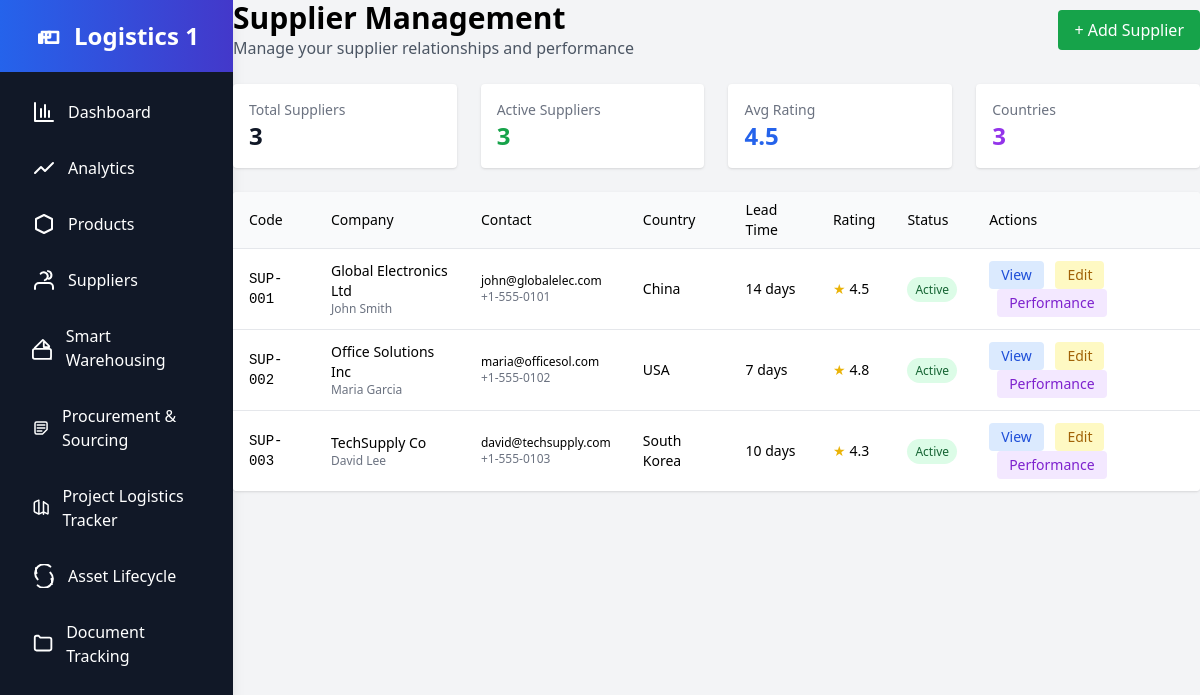
The app's page /suppliers/index.php with its own data.
### tables this page shows
CREATE TABLE `suppliers` (
  `id` int(11) NOT NULL,
  `supplier_code` varchar(20) NOT NULL,
  `company_name` varchar(255) NOT NULL,
  `contact_person` varchar(100) DEFAULT NULL,
  `email` varchar(255) DEFAULT NULL,
  `phone` varchar(20) DEFAULT NULL,
  `address` text DEFAULT NULL,
  `country` varchar(50) DEFAULT NULL,
  `payment_terms` varchar(50) DEFAULT NULL,
  `lead_time_days` int(11) DEFAULT 0,
  `rating` decimal(3,2) DEFAULT 0.00,
  `status` enum('Active','Inactive','Suspended') DEFAULT 'Active',
  `created_at` timestamp NOT NULL DEFAULT current_timestamp()
);

### suppliers/index.php (the view)
<?php include('../header.php');
include('../config.php');
?>
<div class="max-w-7xl mx-auto">
    <div class="flex items-center justify-between mb-6">
        <div>
            <h1 class="text-3xl font-bold">Supplier Management</h1>
            <p class="text-gray-600">Manage your supplier relationships and performance</p>
        </div>
        <a href="create.php" class="bg-green-600 text-white px-4 py-2 rounded hover:bg-green-700">+ Add Supplier</a>
    </div>
    <div class="grid grid-cols-1 md:grid-cols-4 gap-6 mb-6">
        <div class="bg-white p-4 rounded shadow">
            <h3 class="text-sm font-medium text-gray-500">Total Suppliers</h3>
            <p class="text-2xl font-bold text-gray-900">
                <?php
                $count = $conn->query("SELECT COUNT(*) as total FROM suppliers")->fetch_assoc();
                echo $count['total'];
                ?>
            </p>
        </div>
        <div class="bg-white p-4 rounded shadow">
            <h3 class="text-sm font-medium text-gray-500">Active Suppliers</h3>
            <p class="text-2xl font-bold text-green-600">
                <?php
                $active = $conn->query("SELECT COUNT(*) as active FROM suppliers WHERE status='Active'")->fetch_assoc();
                echo $active['active'];
                ?>
            </p>
        </div>
        <div class="bg-white p-4 rounded shadow">
            <h3 class="text-sm font-medium text-gray-500">Avg Rating</h3>
            <p class="text-2xl font-bold text-blue-600">
                <?php
                $rating = $conn->query("SELECT AVG(rating) as avg FROM suppliers WHERE status='Active'")->fetch_assoc();
                echo number_format($rating['avg'] ?? 0, 1);
                ?>
            </p>
        </div>
        <div class="bg-white p-4 rounded shadow">
            <h3 class="text-sm font-medium text-gray-500">Countries</h3>
            <p class="text-2xl font-bold text-purple-600">
                <?php
                $countries = $conn->query("SELECT COUNT(DISTINCT country) as total FROM suppliers")->fetch_assoc();
                echo $countries['total'];
                ?>
            </p>
        </div>
    </div>
    <div class="bg-white rounded shadow overflow-x-auto">
        <table class="min-w-full divide-y divide-gray-200">
            <thead class="bg-gray-50">
                <tr>
                    <th class="px-4 py-2 text-left text-sm font-medium">Code</th>
                    <th class="px-4 py-2 text-left text-sm font-medium">Company</th>
                    <th class="px-4 py-2 text-left text-sm font-medium">Contact</th>
                    <th class="px-4 py-2 text-left text-sm font-medium">Country</th>
                    <th class="px-4 py-2 text-left text-sm font-medium">Lead Time</th>
                    <th class="px-4 py-2 text-left text-sm font-medium">Rating</th>
                    <th class="px-4 py-2 text-left text-sm font-medium">Status</th>
                    <th class="px-4 py-2 text-left text-sm font-medium">Actions</th>
                </tr>
            </thead>
            <tbody class="bg-white divide-y divide-gray-200">
                <?php
                $query = "SELECT * FROM suppliers ORDER BY company_name";
                $result = $conn->query($query);
                while ($supplier = $result->fetch_assoc()):
                ?>
                <tr>
                    <td class="px-4 py-3 text-sm font-mono"><?= htmlspecialchars($supplier['supplier_code']) ?></td>
                    <td class="px-4 py-3 text-sm">
                        <div class="font-medium"><?= htmlspecialchars($supplier['company_name']) ?></div>
                        <div class="text-gray-500 text-xs"><?= htmlspecialchars($supplier['contact_person']) ?></div>
                    </td>
                    <td class="px-4 py-3 text-sm">
                        <div class="text-xs"><?= htmlspecialchars($supplier['email']) ?></div>
                        <div class="text-xs text-gray-500"><?= htmlspecialchars($supplier['phone']) ?></div>
                    </td>
                    <td class="px-4 py-3 text-sm"><?= htmlspecialchars($supplier['country']) ?></td>
                    <td class="px-4 py-3 text-sm"><?= htmlspecialchars($supplier['lead_time_days']) ?> days</td>
                    <td class="px-4 py-3 text-sm">
                        <div class="flex items-center">
                            <span class="text-yellow-500">★</span>
                            <span class="ml-1"><?= number_format($supplier['rating'], 1) ?></span>
                        </div>
                    </td>
                    <td class="px-4 py-3 text-sm">
                        <span class="px-2 py-1 text-xs rounded-full <?= $supplier['status'] == 'Active' ? 'bg-green-100 text-green-800' : ($supplier['status'] == 'Inactive' ? 'bg-gray-100 text-gray-800' : 'bg-red-100 text-red-800') ?>">
                            <?= htmlspecialchars($supplier['status']) ?>
                        </span>
                    </td>
                    <td class="px-4 py-3 text-sm space-x-2">
                        <a href="view.php?id=<?= $supplier['id'] ?>" class="inline-block px-3 py-1 bg-blue-100 text-blue-700 rounded hover:bg-blue-200">View</a>
                        <a href="edit.php?id=<?= $supplier['id'] ?>" class="inline-block px-3 py-1 bg-yellow-100 text-yellow-700 rounded hover:bg-yellow-200">Edit</a>
                        <a href="performance.php?id=<?= $supplier['id'] ?>" class="inline-block px-3 py-1 bg-purple-100 text-purple-700 rounded hover:bg-purple-200">Performance</a>
                    </td>
                </tr>
                <?php endwhile; ?>
            </tbody>
        </table>
    </div>
</div>
<?php include('../footer.php'); ?>

### records on screen
suppliers: supplier_code "SUP-001", company_name "Global Electronics Ltd", contact_person "John Smith", email "john@globalelec.com", phone "+1-555-0101", country "China", lead_time_days "14", rating "4.5", status "Active"
suppliers: supplier_code "SUP-002", company_name "Office Solutions Inc", contact_person "Maria Garcia", email "maria@officesol.com", phone "+1-555-0102", country "USA", lead_time_days "7", rating "4.8", status "Active"
suppliers: supplier_code "SUP-003", company_name "TechSupply Co", contact_person "David Lee", email "david@techsupply.com", phone "+1-555-0103", country "South Korea", lead_time_days "10", rating "4.3", status "Active"

### other values on screen
$count['total'] "3"
$active['active'] "3"
$rating['avg'] "4.5"
$countries['total'] "3"
